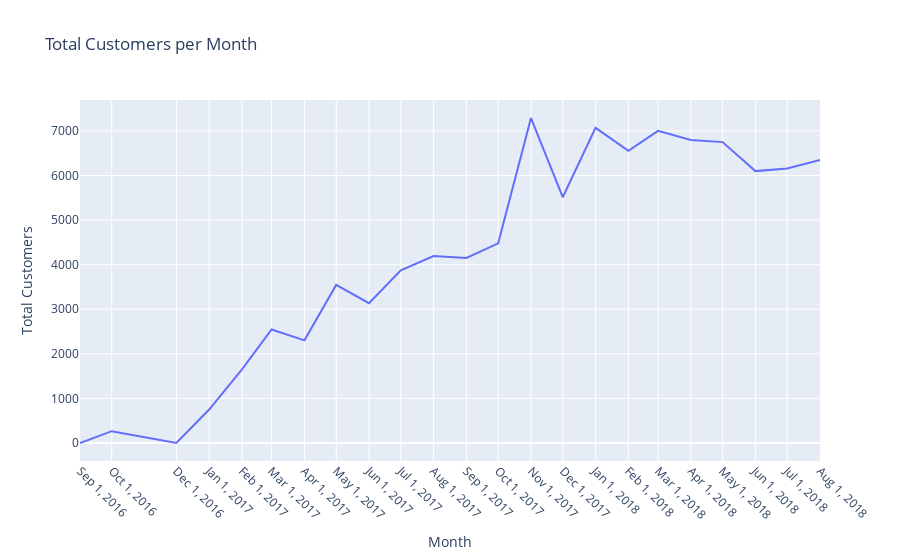

This figure's notebook cell:
### Code cell
temp_2 = df_temp.pivot_table(index='order_date_monthyear', values='customer_unique_id', aggfunc='count').reset_index()

trace2 = go.Scatter(
    x = temp_2['order_date_monthyear'],
    y = temp_2['customer_unique_id'],
    mode = 'lines',
    name = 'Customers'
)
layout = dict(title='Total Customers per Month', 
              xaxis=dict(
                  title='Month', 
                  ticklen=10, 
                  zeroline=False, 
                  tickvals=temp_1['order_date_monthyear'],
                  tickangle=45),
              yaxis=dict(title='Total Customers')
             )
fig = dict(data=trace2, layout=layout)
iplot(fig)

### Figure 1 — Plotly figure (JSON) as saved in the notebook; plotly's stock layout.template omitted (floating-point values rounded to 4 significant figures)
{"data": [{"mode": "lines", "name": "Customers", "type": "scatter", "x": ["2016-09", "2016-10", "2016-12", "2017-01", "2017-02", "2017-03", "2017-04", "2017-05", "2017-06", "2017-07", "2017-08", "2017-09", "2017-10", "2017-11", "2017-12", "2018-01", "2018-02", "2018-03", "2018-04", "2018-05", "2018-06", "2018-07", "2018-08"], "y": [1, 265, 1, 750, 1653, 2546, 2303, 3546, 3135, 3872, 4193, 4150, 4478, 7289, 5513, 7069, 6555, 7003, 6798, 6749, 6099, 6159, 6351]}], "layout": {"title": {"text": "Total Customers per Month"}, "xaxis": {"tickangle": 45, "ticklen": 10, "tickvals": ["2016-09", "2016-10", "2016-12", "2017-01", "2017-02", "2017-03", "2017-04", "2017-05", "2017-06", "2017-07", "2017-08", "2017-09", "2017-10", "2017-11", "2017-12", "2018-01", "2018-02", "2018-03", "2018-04", "2018-05", "2018-06", "2018-07", "2018-08"], "title": {"text": "Month"}, "zeroline": false}, "yaxis": {"title": {"text": "Total Customers"}}}}
